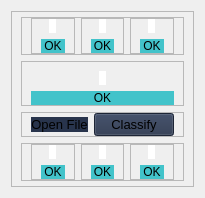
            <widget class="QWidget" name="home_page">
             <layout class="QHBoxLayout" name="horizontalLayout_14">
              <item>
               <widget class="QFrame" name="main_container">
                <property name="frameShape">
                 <enum>QFrame::StyledPanel</enum>
                </property>
                <property name="frameShadow">
                 <enum>QFrame::Raised</enum>
                </property>
                <layout class="QVBoxLayout" name="verticalLayout_6">
                 <property name="topMargin">
                  <number>5</number>
                 </property>
                 <property name="bottomMargin">
                  <number>5</number>
                 </property>
                 <item>
                  <widget class="QFrame" name="photos_container_1">
                   <property name="frameShape">
                    <enum>QFrame::StyledPanel</enum>
                   </property>
                   <property name="frameShadow">
                    <enum>QFrame::Raised</enum>
                   </property>
                   <layout class="QHBoxLayout" name="horizontalLayout_11">
                    <property name="topMargin">
                     <number>0</number>
                    </property>
                    <property name="bottomMargin">
                     <number>0</number>
                    </property>
                    <item>
                     <widget class="QFrame" name="photo_frame_1">
                      <property name="frameShape">
                       <enum>QFrame::StyledPanel</enum>
                      </property>
                      <property name="frameShadow">
                       <enum>QFrame::Raised</enum>
                      </property>
                      <layout class="QVBoxLayout" name="verticalLayout_7">
                       <property name="topMargin">
                        <number>0</number>
                       </property>
                       <property name="bottomMargin">
                        <number>0</number>
                       </property>
                       <item alignment="Qt::AlignHCenter|Qt::AlignVCenter">
                        <widget class="QLabel" name="photo_1">
                         <property name="styleSheet">
                          <string notr="true">background-color: rgb(255, 255, 255);</string>
                         </property>
                         <property name="text">
                          <string/>
                         </property>
                         <property name="pixmap">
                          <pixmap>classified/zoo0.png</pixmap>
                         </property>
                         <property name="scaledContents">
                          <bool>true</bool>
                         </property>
                        </widget>
                       </item>
                       <item>
                        <widget class="QLabel" name="class_label_1">
                         <property name="maximumSize">
                          <size>
                           <width>16777215</width>
                           <height>22</height>
                          </size>
                         </property>
                         <property name="font">
                          <font>
                           <pointsize>9</pointsize>
                           <weight>50</weight>
                           <bold>false</bold>
                          </font>
                         </property>
                         <property name="styleSheet">
                          <string notr="true">background-color: rgb(115, 255, 120);
background-color: rgb(85, 255, 127);

background-color: #42c3ca;</string>
                         </property>
                         <property name="text">
                          <string>OK</string>
                         </property>
                         <property name="alignment">
                          <set>Qt::AlignCenter</set>
                         </property>
                        </widget>
                       </item>
                      </layout>
                     </widget>
                    </item>
                    <item>
                     <widget class="QFrame" name="photo_frame_2">
                      <property name="frameShape">
                       <enum>QFrame::StyledPanel</enum>
                      </property>
                      <property name="frameShadow">
                       <enum>QFrame::Raised</enum>
                      </property>
                      <layout class="QVBoxLayout" name="verticalLayout_8">
                       <property name="topMargin">
                        <number>0</number>
                       </property>
                       <property name="bottomMargin">
                        <number>0</number>
                       </property>
                       <item alignment="Qt::AlignHCenter">
                        <widget class="QLabel" name="photo_2">
                         <property name="styleSheet">
                          <string notr="true">background-color: rgb(255, 255, 255);</string>
                         </property>
                         <property name="text">
                          <string/>
                         </property>
                         <property name="pixmap">
                          <pixmap>classified/zoo0.png</pixmap>
                         </property>
                         <property name="scaledContents">
                          <bool>true</bool>
                         </property>
                        </widget>
                       </item>
                       <item>
                        <widget class="QLabel" name="class_label_2">
                         <property name="maximumSize">
                          <size>
                           <width>16777215</width>
                           <height>22</height>
                          </size>
                         </property>
                         <property name="font">
                          <font>
                           <pointsize>9</pointsize>
                          </font>
                         </property>
                         <property name="styleSheet">
                          <string notr="true">background-color: #42c3ca;</string>
                         </property>
                         <property name="text">
                          <string>OK</string>
                         </property>
                         <property name="alignment">
                          <set>Qt::AlignCenter</set>
                         </property>
                        </widget>
                       </item>
                      </layout>
                     </widget>
                    </item>
                    <item>
                     <widget class="QFrame" name="photo_frame_3">
                      <property name="frameShape">
                       <enum>QFrame::StyledPanel</enum>
                      </property>
                      <property name="frameShadow">
                       <enum>QFrame::Raised</enum>
                      </property>
                      <layout class="QVBoxLayout" name="verticalLayout_9">
                       <property name="topMargin">
                        <number>0</number>
                       </property>
                       <property name="bottomMargin">
                        <number>0</number>
                       </property>
                       <item alignment="Qt::AlignHCenter">
                        <widget class="QLabel" name="photo_3">
                         <property name="styleSheet">
                          <string notr="true">background-color: rgb(255, 255, 255);</string>
                         </property>
                         <property name="text">
                          <string/>
                         </property>
                         <property name="pixmap">
                          <pixmap>classified/zoo0.png</pixmap>
                         </property>
                         <property name="scaledContents">
                          <bool>true</bool>
                         </property>
                        </widget>
                       </item>
                       <item>
                        <widget class="QLabel" name="class_label_3">
                         <property name="maximumSize">
                          <size>
                           <width>16777215</width>
                           <height>22</height>
                          </size>
                         </property>
                         <property name="font">
                          <font>
                           <pointsize>9</pointsize>
                          </font>
                         </property>
                         <property name="styleSheet">
                          <string notr="true">background-color: #42c3ca;</string>
                         </property>
                         <property name="text">
                          <string>OK</string>
                         </property>
                         <property name="alignment">
                          <set>Qt::AlignCenter</set>
                         </property>
                        </widget>
                       </item>
                      </layout>
                     </widget>
                    </item>
                   </layout>
                  </widget>
                 </item>
                 <item>
                  <widget class="QFrame" name="photos_container_2">
                   <property name="frameShape">
                    <enum>QFrame::StyledPanel</enum>
                   </property>
                   <property name="frameShadow">
                    <enum>QFrame::Raised</enum>
                   </property>
                   <layout class="QVBoxLayout" name="verticalLayout_10">
                    <property name="topMargin">
                     <number>9</number>
                    </property>
                    <property name="bottomMargin">
                     <number>0</number>
                    </property>
                    <item alignment="Qt::AlignHCenter">
                     <widget class="QLabel" name="photo_4">
                      <property name="styleSheet">
                       <string notr="true">background-color: rgb(255, 255, 255);</string>
                      </property>
                      <property name="text">
                       <string/>
                      </property>
                      <property name="pixmap">
                       <pixmap>classified/zoo0.png</pixmap>
                      </property>
                      <property name="scaledContents">
                       <bool>true</bool>
                      </property>
                     </widget>
                    </item>
                    <item>
                     <widget class="QLabel" name="class_label_4">
                      <property name="maximumSize">
                       <size>
                        <width>16777215</width>
                        <height>22</height>
                       </size>
                      </property>
                      <property name="font">
                       <font>
                        <pointsize>9</pointsize>
                       </font>
                      </property>
                      <property name="styleSheet">
                       <string notr="true">background-color: #42c3ca;</string>
                      </property>
                      <property name="text">
                       <string>OK</string>
                      </property>
                      <property name="alignment">
                       <set>Qt::AlignCenter</set>
                      </property>
                     </widget>
                    </item>
                   </layout>
                  </widget>
                 </item>
                 <item>
                  <widget class="QFrame" name="buttons_container">
                   <property name="minimumSize">
                    <size>
                     <width>0</width>
                     <height>0</height>
                    </size>
                   </property>
                   <property name="maximumSize">
                    <size>
                     <width>16777215</width>
                     <height>27</height>
                    </size>
                   </property>
                   <property name="frameShape">
                    <enum>QFrame::StyledPanel</enum>
                   </property>
                   <property name="frameShadow">
                    <enum>QFrame::Raised</enum>
                   </property>
                   <layout class="QHBoxLayout" name="horizontalLayout_13">
                    <property name="topMargin">
                     <number>0</number>
                    </property>
                    <property name="bottomMargin">
                     <number>0</number>
                    </property>
                    <item alignment="Qt::AlignVCenter">
                     <widget class="QPushButton" name="openFile_button">
                      <property name="maximumSize">
                       <size>
                        <width>100</width>
                        <height>16777215</height>
                       </size>
                      </property>
                      <property name="font">
                       <font>
                        <pointsize>10</pointsize>
                       </font>
                      </property>
                      <property name="styleSheet">
                       <string notr="true">background-color: rgb(40, 52, 76);
border: 3;</string>
                      </property>
                      <property name="text">
                       <string>Open File</string>
                      </property>
                     </widget>
                    </item>
                    <item alignment="Qt::AlignVCenter">
                     <widget class="QPushButton" name="classify_button">
                      <property name="maximumSize">
                       <size>
                        <width>100</width>
                        <height>16777215</height>
                       </size>
                      </property>
                      <property name="font">
                       <font>
                        <pointsize>10</pointsize>
                       </font>
                      </property>
                      <property name="styleSheet">
                       <string notr="true">background-color: rgb(40, 52, 76);</string>
                      </property>
                      <property name="text">
                       <string>Classify</string>
                      </property>
                     </widget>
                    </item>
                   </layout>
                  </widget>
                 </item>
                 <item>
                  <widget class="QFrame" name="photos_container_3">
                   <property name="frameShape">
                    <enum>QFrame::StyledPanel</enum>
                   </property>
                   <property name="frameShadow">
                    <enum>QFrame::Raised</enum>
                   </property>
                   <layout class="QHBoxLayout" name="horizontalLayout_12">
                    <property name="topMargin">
                     <number>0</number>
                    </property>
                    <property name="bottomMargin">
                     <number>0</number>
                    </property>
                    <item>
                     <widget class="QFrame" name="photo_frame_4">
                      <property name="frameShape">
                       <enum>QFrame::StyledPanel</enum>
                      </property>
                      <property name="frameShadow">
                       <enum>QFrame::Raised</enum>
                      </property>
                      <layout class="QVBoxLayout" name="verticalLayout_11">
                       <property name="topMargin">
                        <number>0</number>
                       </property>
                       <property name="bottomMargin">
                        <number>0</number>
                       </property>
                       <item alignment="Qt::AlignHCenter">
                        <widget class="QLabel" name="photo_5">
                         <property name="styleSheet">
                          <string notr="true">background-color: rgb(255, 255, 255);</string>
                         </property>
                         <property name="text">
                          <string/>
                         </property>
                         <property name="pixmap">
                          <pixmap>classified/zoo0.png</pixmap>
                         </property>
                         <property name="scaledContents">
                          <bool>true</bool>
                         </property>
                        </widget>
                       </item>
                       <item>
                        <widget class="QLabel" name="class_label_5">
                         <property name="maximumSize">
                          <size>
                           <width>16777215</width>
                           <height>22</height>
                          </size>
                         </property>
                         <property name="font">
                          <font>
                           <pointsize>9</pointsize>
                          </font>
                         </property>
                         <property name="styleSheet">
                          <string notr="true">background-color:#42c3ca;</string>
                         </property>
                         <property name="text">
                          <string>OK</string>
                         </property>
                         <property name="alignment">
                          <set>Qt::AlignCenter</set>
                         </property>
                        </widget>
                       </item>
                      </layout>
                     </widget>
                    </item>
                    <item>
                     <widget class="QFrame" name="photo_frame_5">
                      <property name="frameShape">
                       <enum>QFrame::StyledPanel</enum>
                      </property>
                      <property name="frameShadow">
                       <enum>QFrame::Raised</enum>
                      </property>
                      <layout class="QVBoxLayout" name="verticalLayout_12">
                       <property name="topMargin">
                        <number>0</number>
                       </property>
                       <property name="bottomMargin">
                        <number>0</number>
                       </property>
                       <item alignment="Qt::AlignHCenter">
                        <widget class="QLabel" name="photo_6">
                         <property name="styleSheet">
                          <string notr="true">background-color: rgb(255, 255, 255);</string>
                         </property>
                         <property name="text">
                          <string/>
                         </property>
                         <property name="pixmap">
                          <pixmap>classified/zoo0.png</pixmap>
                         </property>
                         <property name="scaledContents">
                          <bool>true</bool>
                         </property>
                        </widget>
                       </item>
                       <item>
                        <widget class="QLabel" name="class_label_6">
                         <property name="maximumSize">
                          <size>
                           <width>16777215</width>
                           <height>22</height>
                          </size>
                         </property>
                         <property name="font">
                          <font>
                           <pointsize>9</pointsize>
                          </font>
                         </property>
                         <property name="styleSheet">
                          <string notr="true">background-color: #42c3ca;</string>
                         </property>
                         <property name="text">
                          <string>OK</string>
                         </property>
                         <property name="alignment">
                          <set>Qt::AlignCenter</set>
                         </property>
                        </widget>
                       </item>
                      </layout>
                     </widget>
                    </item>
                    <item>
                     <widget class="QFrame" name="photo_frame_6">
                      <property name="frameShape">
                       <enum>QFrame::StyledPanel</enum>
                      </property>
                      <property name="frameShadow">
                       <enum>QFrame::Raised</enum>
                      </property>
                      <layout class="QVBoxLayout" name="verticalLayout_13">
                       <property name="topMargin">
                        <number>0</number>
                       </property>
                       <property name="bottomMargin">
                        <number>0</number>
                       </property>
                       <item alignment="Qt::AlignHCenter">
                        <widget class="QLabel" name="photo_7">
                         <property name="styleSheet">
                          <string notr="true">background-color: rgb(255, 255, 255);</string>
                         </property>
                         <property name="text">
                          <string/>
                         </property>
                         <property name="pixmap">
                          <pixmap>classified/zoo0.png</pixmap>
                         </property>
                         <property name="scaledContents">
                          <bool>true</bool>
                         </property>
                        </widget>
                       </item>
                       <item>
                        <widget class="QLabel" name="class_label_7">
                         <property name="maximumSize">
                          <size>
                           <width>16777215</width>
                           <height>22</height>
                          </size>
                         </property>
                         <property name="font">
                          <font>
                           <pointsize>9</pointsize>
                          </font>
                         </property>
                         <property name="styleSheet">
                          <string notr="true">background-color: #42c3ca;</string>
                         </property>
                         <property name="text">
                          <string>OK</string>
                         </property>
                         <property name="alignment">
                          <set>Qt::AlignCenter</set>
                         </property>
                        </widget>
                       </item>
                      </layout>
                     </widget>
                    </item>
                   </layout>
                  </widget>
                 </item>
                </layout>
               </widget>
              </item>
             </layout>
            </widget>
